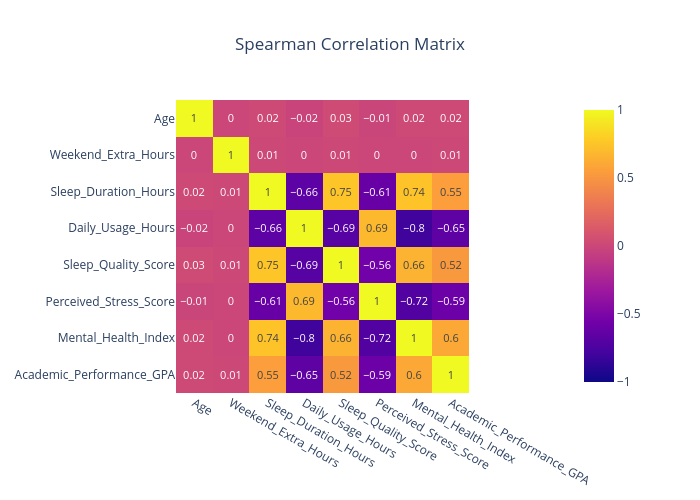

Here is the notebook cell this chart was saved with:
### Markdown cell above
order=['0-3', '3-5', '5-7', '7-9', '9+']

fig1, axes = plt.subplots(1, 3, figsize=(16,5))

for ax, col in zip(axes, cols):
    sns.boxplot(data=df, x='Usage_Group', y=col, order=order, ax=ax)
    ax.set_title(f'{col} by Daily Usage Group')

fig1.suptitle('Outcomes by Daily Usage Group', fontsize=14)
plt.tight_layout()
plt.show()

### Code cell
correlation = df[num_col].corr(method='spearman').round(2)

corr_fig=px.imshow(correlation, text_auto=True, title='Spearman Correlation Matrix', zmin=-1, zmax=1)
corr_fig.update_layout(width=700, height=500, title='Spearman Correlation Matrix', template='plotly_white', title_x=0.5)
corr_fig.show()

### Figure 1 — Plotly figure (JSON) as saved in the notebook; plotly's stock layout.template omitted (floating-point values rounded to 4 significant figures)
{"data": [{"coloraxis": "coloraxis", "hovertemplate": "x: %{x}<br>y: %{y}<br>color: %{z}<extra></extra>", "name": "0", "texttemplate": "%{z}", "type": "heatmap", "x": ["Age", "Weekend_Extra_Hours", "Sleep_Duration_Hours", "Daily_Usage_Hours", "Sleep_Quality_Score", "Perceived_Stress_Score", "Mental_Health_Index", "Academic_Performance_GPA"], "xaxis": "x", "y": ["Age", "Weekend_Extra_Hours", "Sleep_Duration_Hours", "Daily_Usage_Hours", "Sleep_Quality_Score", "Perceived_Stress_Score", "Mental_Health_Index", "Academic_Performance_GPA"], "yaxis": "y", "z": [[1.0, 0.0, 0.02, -0.02, 0.03, -0.01, 0.02, 0.02], [0.0, 1.0, 0.01, -0.0, 0.01, 0.0, 0.0, 0.01], [0.02, 0.01, 1.0, -0.66, 0.75, -0.61, 0.74, 0.55], [-0.02, -0.0, -0.66, 1.0, -0.69, 0.69, -0.8, -0.65], [0.03, 0.01, 0.75, -0.69, 1.0, -0.56, 0.66, 0.52], [-0.01, 0.0, -0.61, 0.69, -0.56, 1.0, -0.72, -0.59], [0.02, 0.0, 0.74, -0.8, 0.66, -0.72, 1.0, 0.6], [0.02, 0.01, 0.55, -0.65, 0.52, -0.59, 0.6, 1.0]]}], "layout": {"coloraxis": {"cmax": 1, "cmin": -1, "colorscale": [[0, "#0d0887"], [0.1111, "#46039f"], [0.2222, "#7201a8"], [0.3333, "#9c179e"], [0.4444, "#bd3786"], [0.5556, "#d8576b"], [0.6667, "#ed7953"], [0.7778, "#fb9f3a"], [0.8889, "#fdca26"], [1, "#f0f921"]]}, "height": 500, "title": {"text": "Spearman Correlation Matrix", "x": 0.5}, "width": 700, "xaxis": {"anchor": "y", "constrain": "domain", "domain": [0, 1], "scaleanchor": "y"}, "yaxis": {"anchor": "x", "autorange": "reversed", "constrain": "domain", "domain": [0, 1]}}}
